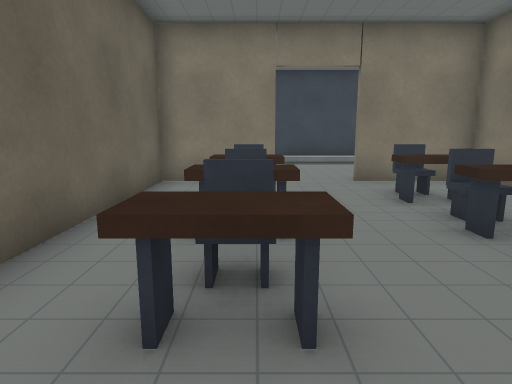
view 1 (above)

19 first-person views from a walk through a Unity game level. The camera is 1.2 m above the floor, tilts 10° down and sees 75° across. The floor is counted in squares, 1 m on a side. Each view is taken from the middle of a square. On the plan, view 1 faces up. The plan holds only what a view shows up to about 14 squares ahead; the rest is blank. The place goes on beyond the plan. The player character is not drawn.

view 2
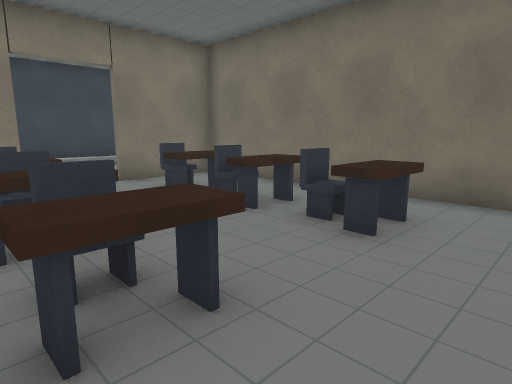

view 3
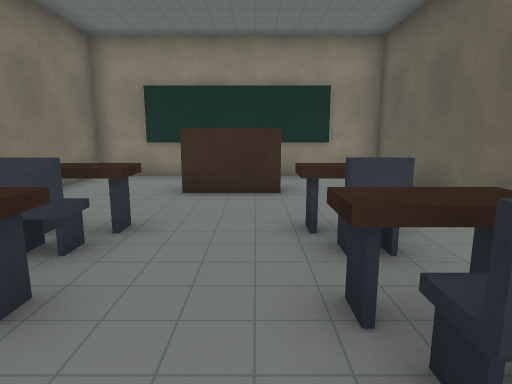

view 4
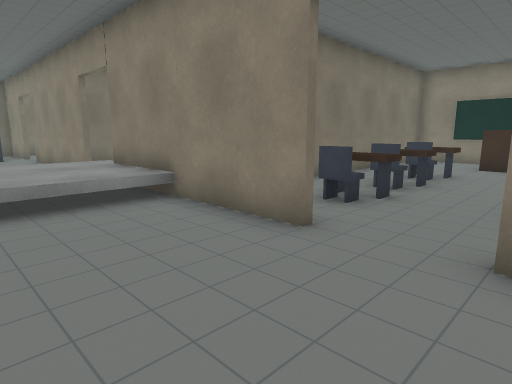

view 5
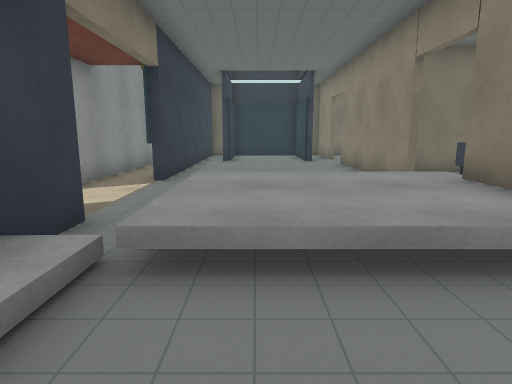

view 6
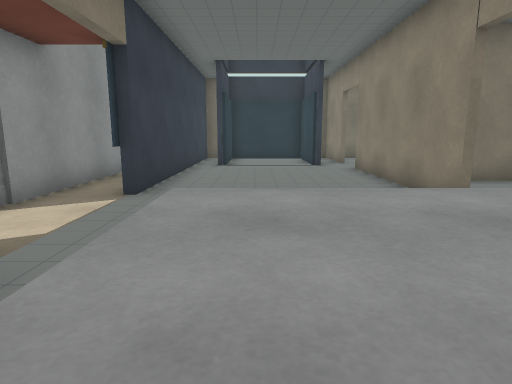

view 7
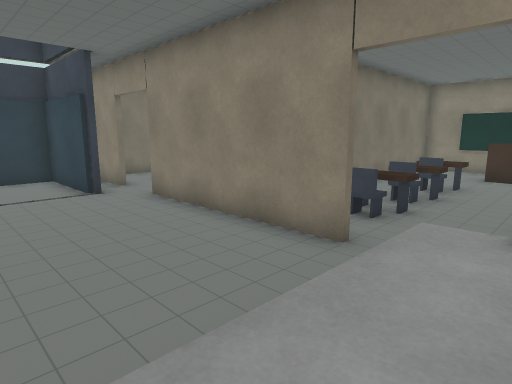

view 8
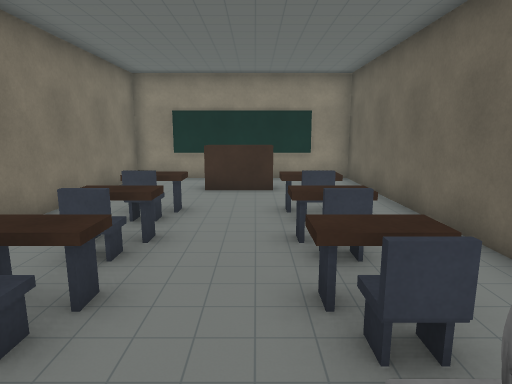

view 9
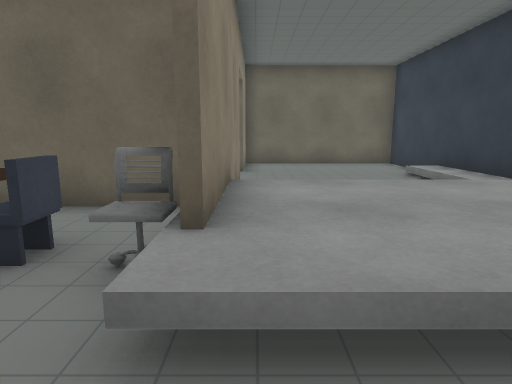

view 10
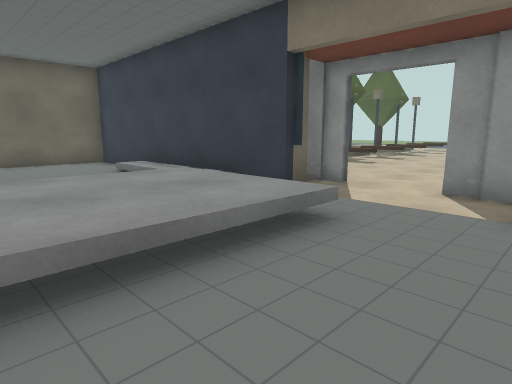

view 11
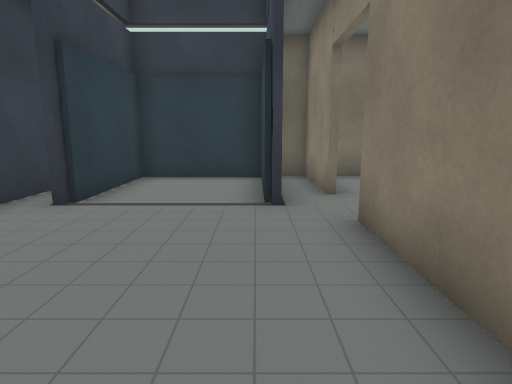

view 12
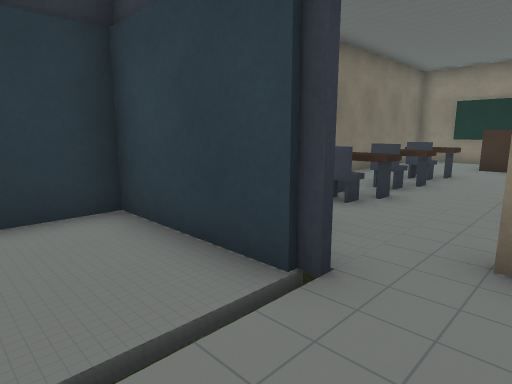

view 13
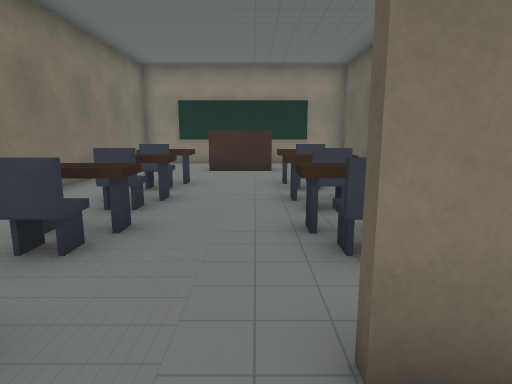

view 14
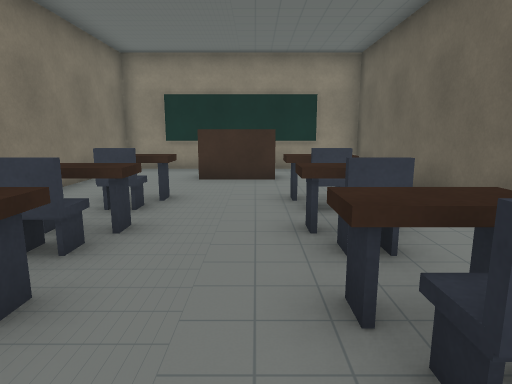

view 15
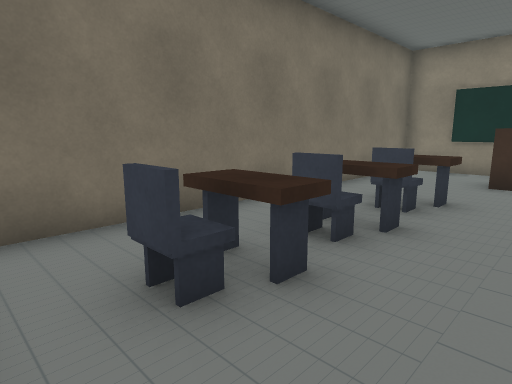

view 16
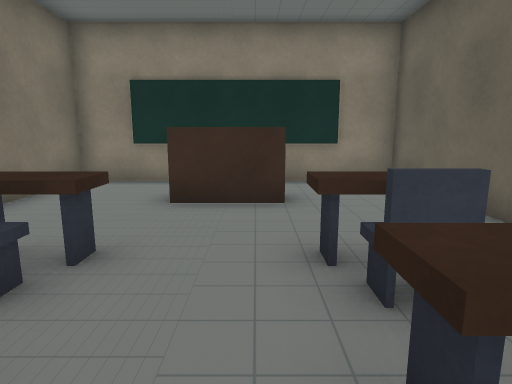

view 17
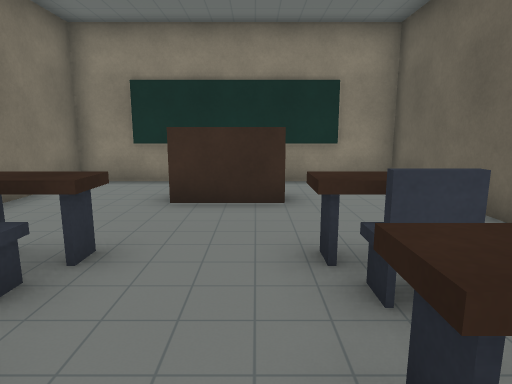

view 18
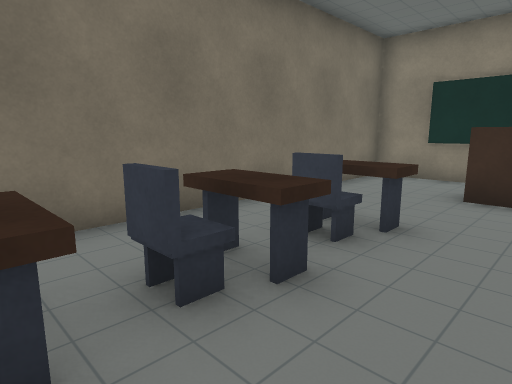

view 19
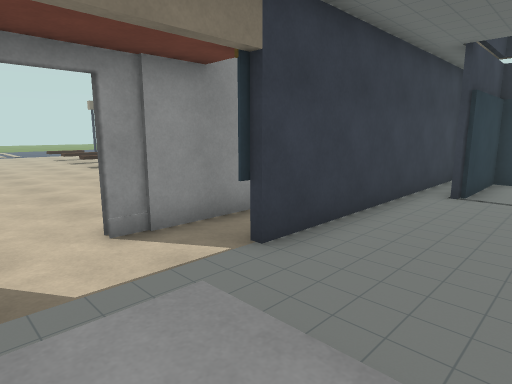

### Floor plan
Key: @ floor where view 1 was taken; # wall or solid block; . main floor; : floor 0.25 m higher than the main floor; + floor 0.5 m higher than the main floor; / step, stairs or slope; = window, fence, low wall or low ledge; ^ raised ledge; O other object.
Columns run from 2 left of view 1 to 22 right of it. Each row starts with its distance up from view 1.
 27             ..
 26             ...
 25             ....
 24             ....
 23          .. ...
 22        ^.......
 21        ........
 20         ......
 19         ......
 18          .....
 17          #...
 16          ##.########
 15 ###########..###########
 14 #../::::/..............#
 13 #.......////........##O#
 12 #.......++++........   #
 11 #.......++++.........  #
 10 #.......++++........###O
  9 #.......++++............#
  8 ###..#####O..######..####
  7 ##=..=..##=..=..##=..=..#
  6 #=^..^=.#=^..^=.#=^..^=.#
  5 ##=..=..##=..=..##=..=..#
  4 #=^..^=.#=^..^=.#=^..^=.#
  3 ##=..=..##=..=..##=..=..#
  2 #=^..^=.#=^..^=.#=^..^=.#
  1 #.......#.......#.......#
  0 #.@.....#.......#.......#
 -1 #..OO...#..OO...#..OO...#
 -2 #..  ...#..  ...#..  ...#
 -3 ########################

Where each view was taken, in squares from view 1:
view 1: 0 up, 0 right, facing up
view 2: 0 up, 1 left, facing up-right
view 3: 6 up, 1 right, facing down
view 4: 12 up, 0 right, facing down-right
view 5: 12 up, 3 right, facing right
view 6: 12 up, 5 right, facing right
view 7: 13 up, 8 right, facing down-right
view 8: 9 up, 9 right, facing down
view 9: 9 up, 11 right, facing left
view 10: 9 up, 12 right, facing up-left
view 11: 10 up, 12 right, facing right
view 12: 12 up, 16 right, facing down-right
view 13: 10 up, 17 right, facing down
view 14: 8 up, 17 right, facing down
view 15: 8 up, 17 right, facing down-right
view 16: 5 up, 17 right, facing down
view 17: 5 up, 9 right, facing down
view 18: 6 up, 9 right, facing down-right
view 19: 11 up, 8 right, facing up-right
